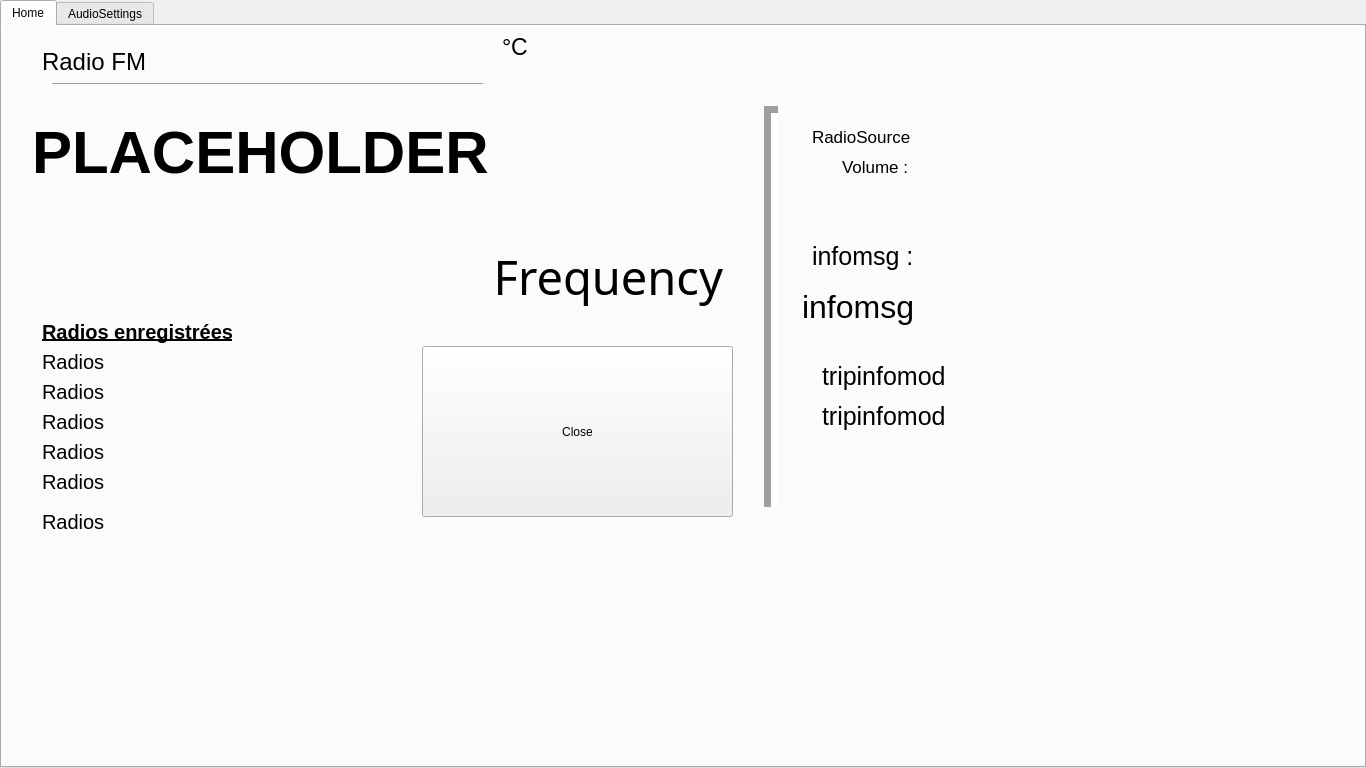
<?xml version="1.0" encoding="UTF-8"?>
<ui version="4.0">
 <class>MainWindow</class>
 <widget class="QMainWindow" name="MainWindow">
  <property name="geometry">
   <rect>
    <x>0</x>
    <y>0</y>
    <width>1366</width>
    <height>768</height>
   </rect>
  </property>
  <property name="windowTitle">
   <string>MainWindow</string>
  </property>
  <property name="styleSheet">
   <string notr="true"/>
  </property>
  <property name="tabShape">
   <enum>QTabWidget::Triangular</enum>
  </property>
  <widget class="QWidget" name="centralwidget">
   <widget class="QTabWidget" name="tabWidget">
    <property name="geometry">
     <rect>
      <x>0</x>
      <y>0</y>
      <width>1366</width>
      <height>768</height>
     </rect>
    </property>
    <property name="sizePolicy">
     <sizepolicy hsizetype="Maximum" vsizetype="Maximum">
      <horstretch>0</horstretch>
      <verstretch>0</verstretch>
     </sizepolicy>
    </property>
    <property name="styleSheet">
     <string notr="true"/>
    </property>
    <property name="currentIndex">
     <number>0</number>
    </property>
    <property name="tabBarAutoHide">
     <bool>true</bool>
    </property>
    <widget class="QWidget" name="tab">
     <attribute name="title">
      <string>Home</string>
     </attribute>
     <widget class="QLabel" name="Temperature">
      <property name="geometry">
       <rect>
        <x>500</x>
        <y>10</y>
        <width>101</width>
        <height>21</height>
       </rect>
      </property>
      <property name="font">
       <font>
        <pointsize>17</pointsize>
       </font>
      </property>
      <property name="text">
       <string>°C</string>
      </property>
     </widget>
     <widget class="QLabel" name="RadioFreq">
      <property name="geometry">
       <rect>
        <x>480</x>
        <y>220</y>
        <width>241</width>
        <height>61</height>
       </rect>
      </property>
      <property name="font">
       <font>
        <family>Myanmar Text</family>
        <pointsize>35</pointsize>
       </font>
      </property>
      <property name="text">
       <string>Frequency</string>
      </property>
      <property name="alignment">
       <set>Qt::AlignRight|Qt::AlignTrailing|Qt::AlignVCenter</set>
      </property>
     </widget>
     <widget class="QLabel" name="RadioName">
      <property name="geometry">
       <rect>
        <x>30</x>
        <y>70</y>
        <width>501</width>
        <height>111</height>
       </rect>
      </property>
      <property name="font">
       <font>
        <pointsize>45</pointsize>
        <weight>75</weight>
        <bold>true</bold>
       </font>
      </property>
      <property name="text">
       <string>PLACEHOLDER</string>
      </property>
     </widget>
     <widget class="QLabel" name="RadioType">
      <property name="geometry">
       <rect>
        <x>40</x>
        <y>20</y>
        <width>321</width>
        <height>31</height>
       </rect>
      </property>
      <property name="font">
       <font>
        <pointsize>18</pointsize>
        <weight>50</weight>
        <bold>false</bold>
       </font>
      </property>
      <property name="text">
       <string>Radio FM</string>
      </property>
      <property name="scaledContents">
       <bool>true</bool>
      </property>
     </widget>
     <widget class="Line" name="line">
      <property name="geometry">
       <rect>
        <x>760</x>
        <y>80</y>
        <width>19</width>
        <height>401</height>
       </rect>
      </property>
      <property name="sizePolicy">
       <sizepolicy hsizetype="Fixed" vsizetype="Minimum">
        <horstretch>0</horstretch>
        <verstretch>0</verstretch>
       </sizepolicy>
      </property>
      <property name="font">
       <font>
        <pointsize>5</pointsize>
       </font>
      </property>
      <property name="lineWidth">
       <number>7</number>
      </property>
      <property name="orientation">
       <enum>Qt::Vertical</enum>
      </property>
     </widget>
     <widget class="Line" name="line_2">
      <property name="geometry">
       <rect>
        <x>50</x>
        <y>50</y>
        <width>431</width>
        <height>16</height>
       </rect>
      </property>
      <property name="orientation">
       <enum>Qt::Horizontal</enum>
      </property>
     </widget>
     <widget class="QLabel" name="label">
      <property name="geometry">
       <rect>
        <x>810</x>
        <y>200</y>
        <width>171</width>
        <height>61</height>
       </rect>
      </property>
      <property name="font">
       <font>
        <pointsize>19</pointsize>
       </font>
      </property>
      <property name="text">
       <string>infomsg :</string>
      </property>
     </widget>
     <widget class="QLabel" name="InfoMSG">
      <property name="geometry">
       <rect>
        <x>800</x>
        <y>250</y>
        <width>471</width>
        <height>61</height>
       </rect>
      </property>
      <property name="font">
       <font>
        <pointsize>24</pointsize>
       </font>
      </property>
      <property name="text">
       <string>infomsg</string>
      </property>
     </widget>
     <widget class="QLabel" name="label_2">
      <property name="geometry">
       <rect>
        <x>820</x>
        <y>320</y>
        <width>171</width>
        <height>61</height>
       </rect>
      </property>
      <property name="font">
       <font>
        <pointsize>19</pointsize>
       </font>
      </property>
      <property name="text">
       <string>tripinfomod</string>
      </property>
     </widget>
     <widget class="QLabel" name="tripInfoMode">
      <property name="geometry">
       <rect>
        <x>820</x>
        <y>360</y>
        <width>171</width>
        <height>61</height>
       </rect>
      </property>
      <property name="font">
       <font>
        <pointsize>19</pointsize>
       </font>
      </property>
      <property name="text">
       <string>tripinfomod</string>
      </property>
     </widget>
     <widget class="QPushButton" name="closebutton">
      <property name="geometry">
       <rect>
        <x>420</x>
        <y>320</y>
        <width>311</width>
        <height>171</height>
       </rect>
      </property>
      <property name="text">
       <string>Close</string>
      </property>
     </widget>
     <widget class="QLabel" name="label_3">
      <property name="geometry">
       <rect>
        <x>840</x>
        <y>130</y>
        <width>71</width>
        <height>21</height>
       </rect>
      </property>
      <property name="font">
       <font>
        <pointsize>13</pointsize>
       </font>
      </property>
      <property name="text">
       <string>Volume :</string>
      </property>
     </widget>
     <widget class="QLabel" name="Volume">
      <property name="geometry">
       <rect>
        <x>920</x>
        <y>130</y>
        <width>71</width>
        <height>21</height>
       </rect>
      </property>
      <property name="font">
       <font>
        <pointsize>13</pointsize>
       </font>
      </property>
      <property name="text">
       <string/>
      </property>
     </widget>
     <widget class="QLabel" name="RadioSource">
      <property name="geometry">
       <rect>
        <x>920</x>
        <y>100</y>
        <width>71</width>
        <height>21</height>
       </rect>
      </property>
      <property name="font">
       <font>
        <pointsize>13</pointsize>
       </font>
      </property>
      <property name="text">
       <string/>
      </property>
     </widget>
     <widget class="QLabel" name="label_14">
      <property name="geometry">
       <rect>
        <x>810</x>
        <y>100</y>
        <width>101</width>
        <height>21</height>
       </rect>
      </property>
      <property name="font">
       <font>
        <pointsize>13</pointsize>
       </font>
      </property>
      <property name="text">
       <string>RadioSource : </string>
      </property>
     </widget>
     <widget class="QLabel" name="label_12">
      <property name="geometry">
       <rect>
        <x>40</x>
        <y>290</y>
        <width>221</width>
        <height>31</height>
       </rect>
      </property>
      <property name="font">
       <font>
        <pointsize>15</pointsize>
        <weight>75</weight>
        <bold>true</bold>
        <underline>true</underline>
       </font>
      </property>
      <property name="text">
       <string>Radios enregistrées</string>
      </property>
     </widget>
     <widget class="QLabel" name="radioList0">
      <property name="geometry">
       <rect>
        <x>40</x>
        <y>320</y>
        <width>221</width>
        <height>31</height>
       </rect>
      </property>
      <property name="font">
       <font>
        <pointsize>15</pointsize>
        <weight>50</weight>
        <bold>false</bold>
        <underline>false</underline>
       </font>
      </property>
      <property name="text">
       <string>Radios </string>
      </property>
     </widget>
     <widget class="QLabel" name="radioList1">
      <property name="geometry">
       <rect>
        <x>40</x>
        <y>350</y>
        <width>221</width>
        <height>31</height>
       </rect>
      </property>
      <property name="font">
       <font>
        <pointsize>15</pointsize>
        <weight>50</weight>
        <bold>false</bold>
        <underline>false</underline>
       </font>
      </property>
      <property name="text">
       <string>Radios </string>
      </property>
     </widget>
     <widget class="QLabel" name="radioList2">
      <property name="geometry">
       <rect>
        <x>40</x>
        <y>380</y>
        <width>221</width>
        <height>31</height>
       </rect>
      </property>
      <property name="font">
       <font>
        <pointsize>15</pointsize>
        <weight>50</weight>
        <bold>false</bold>
        <underline>false</underline>
       </font>
      </property>
      <property name="text">
       <string>Radios </string>
      </property>
     </widget>
     <widget class="QLabel" name="radioList3">
      <property name="geometry">
       <rect>
        <x>40</x>
        <y>410</y>
        <width>221</width>
        <height>31</height>
       </rect>
      </property>
      <property name="font">
       <font>
        <pointsize>15</pointsize>
        <weight>50</weight>
        <bold>false</bold>
        <underline>false</underline>
       </font>
      </property>
      <property name="text">
       <string>Radios </string>
      </property>
     </widget>
     <widget class="QLabel" name="radioList4">
      <property name="geometry">
       <rect>
        <x>40</x>
        <y>440</y>
        <width>221</width>
        <height>31</height>
       </rect>
      </property>
      <property name="font">
       <font>
        <pointsize>15</pointsize>
        <weight>50</weight>
        <bold>false</bold>
        <underline>false</underline>
       </font>
      </property>
      <property name="text">
       <string>Radios </string>
      </property>
     </widget>
     <widget class="QLabel" name="radioList5">
      <property name="geometry">
       <rect>
        <x>40</x>
        <y>480</y>
        <width>221</width>
        <height>31</height>
       </rect>
      </property>
      <property name="font">
       <font>
        <pointsize>15</pointsize>
        <weight>50</weight>
        <bold>false</bold>
        <underline>false</underline>
       </font>
      </property>
      <property name="text">
       <string>Radios </string>
      </property>
     </widget>
    </widget>
    <widget class="QWidget" name="AudioSettings">
     <attribute name="title">
      <string>AudioSettings</string>
     </attribute>
     <widget class="QSlider" name="SliderBasses">
      <property name="geometry">
       <rect>
        <x>330</x>
        <y>110</y>
        <width>651</width>
        <height>22</height>
       </rect>
      </property>
      <property name="minimum">
       <number>-9</number>
      </property>
      <property name="maximum">
       <number>9</number>
      </property>
      <property name="orientation">
       <enum>Qt::Horizontal</enum>
      </property>
      <property name="tickPosition">
       <enum>QSlider::NoTicks</enum>
      </property>
     </widget>
     <widget class="QLabel" name="label_4">
      <property name="geometry">
       <rect>
        <x>200</x>
        <y>90</y>
        <width>111</width>
        <height>41</height>
       </rect>
      </property>
      <property name="font">
       <font>
        <pointsize>18</pointsize>
       </font>
      </property>
      <property name="text">
       <string>&lt;!DOCTYPE HTML PUBLIC &quot;-//W3C//DTD HTML 4.0//EN&quot; &quot;http://www.w3.org/TR/REC-html40/strict.dtd&quot;&gt;
&lt;html&gt;&lt;head&gt;&lt;meta name=&quot;qrichtext&quot; content=&quot;1&quot; /&gt;&lt;style type=&quot;text/css&quot;&gt;
p, li { white-space: pre-wrap; }
&lt;/style&gt;&lt;/head&gt;&lt;body style=&quot; font-family:'MS Shell Dlg 2'; font-size:18pt; font-weight:400; font-style:normal;&quot;&gt;
&lt;p style=&quot; margin-top:0px; margin-bottom:0px; margin-left:0px; margin-right:0px; -qt-block-indent:0; text-indent:0px;&quot;&gt;&lt;span style=&quot; font-size:24pt; color:#ffffff;&quot;&gt;Basses&lt;/span&gt;&lt;/p&gt;&lt;/body&gt;&lt;/html&gt;</string>
      </property>
     </widget>
     <widget class="QLabel" name="label_5">
      <property name="geometry">
       <rect>
        <x>220</x>
        <y>150</y>
        <width>91</width>
        <height>41</height>
       </rect>
      </property>
      <property name="text">
       <string>&lt;!DOCTYPE HTML PUBLIC &quot;-//W3C//DTD HTML 4.0//EN&quot; &quot;http://www.w3.org/TR/REC-html40/strict.dtd&quot;&gt;
&lt;html&gt;&lt;head&gt;&lt;meta name=&quot;qrichtext&quot; content=&quot;1&quot; /&gt;&lt;style type=&quot;text/css&quot;&gt;
p, li { white-space: pre-wrap; }
&lt;/style&gt;&lt;/head&gt;&lt;body style=&quot; font-family:'MS Shell Dlg 2'; font-size:8pt; font-weight:400; font-style:normal;&quot;&gt;
&lt;p style=&quot; margin-top:0px; margin-bottom:0px; margin-left:0px; margin-right:0px; -qt-block-indent:0; text-indent:0px;&quot;&gt;&lt;span style=&quot; font-size:24pt; color:#ffffff;&quot;&gt;Aigus&lt;/span&gt;&lt;/p&gt;&lt;/body&gt;&lt;/html&gt;</string>
      </property>
     </widget>
     <widget class="QSlider" name="SliderAigus">
      <property name="geometry">
       <rect>
        <x>340</x>
        <y>160</y>
        <width>641</width>
        <height>22</height>
       </rect>
      </property>
      <property name="minimum">
       <number>-9</number>
      </property>
      <property name="maximum">
       <number>9</number>
      </property>
      <property name="orientation">
       <enum>Qt::Horizontal</enum>
      </property>
      <property name="tickPosition">
       <enum>QSlider::NoTicks</enum>
      </property>
     </widget>
     <widget class="QSlider" name="frontRearBalance">
      <property name="geometry">
       <rect>
        <x>340</x>
        <y>250</y>
        <width>641</width>
        <height>22</height>
       </rect>
      </property>
      <property name="minimum">
       <number>-9</number>
      </property>
      <property name="maximum">
       <number>9</number>
      </property>
      <property name="orientation">
       <enum>Qt::Horizontal</enum>
      </property>
      <property name="tickPosition">
       <enum>QSlider::NoTicks</enum>
      </property>
     </widget>
     <widget class="QLabel" name="label_7">
      <property name="geometry">
       <rect>
        <x>190</x>
        <y>270</y>
        <width>131</width>
        <height>41</height>
       </rect>
      </property>
      <property name="text">
       <string>&lt;!DOCTYPE HTML PUBLIC &quot;-//W3C//DTD HTML 4.0//EN&quot; &quot;http://www.w3.org/TR/REC-html40/strict.dtd&quot;&gt;
&lt;html&gt;&lt;head&gt;&lt;meta name=&quot;qrichtext&quot; content=&quot;1&quot; /&gt;&lt;style type=&quot;text/css&quot;&gt;
p, li { white-space: pre-wrap; }
&lt;/style&gt;&lt;/head&gt;&lt;body style=&quot; font-family:'MS Shell Dlg 2'; font-size:8pt; font-weight:400; font-style:normal;&quot;&gt;
&lt;p style=&quot; margin-top:0px; margin-bottom:0px; margin-left:0px; margin-right:0px; -qt-block-indent:0; text-indent:0px;&quot;&gt;&lt;span style=&quot; font-size:24pt; color:#ffffff;&quot;&gt;Balances&lt;/span&gt;&lt;/p&gt;&lt;/body&gt;&lt;/html&gt;</string>
      </property>
     </widget>
     <widget class="QSlider" name="leftRightBalance">
      <property name="geometry">
       <rect>
        <x>340</x>
        <y>320</y>
        <width>631</width>
        <height>22</height>
       </rect>
      </property>
      <property name="minimum">
       <number>-9</number>
      </property>
      <property name="maximum">
       <number>9</number>
      </property>
      <property name="orientation">
       <enum>Qt::Horizontal</enum>
      </property>
      <property name="tickPosition">
       <enum>QSlider::NoTicks</enum>
      </property>
     </widget>
     <widget class="QLabel" name="label_8">
      <property name="geometry">
       <rect>
        <x>360</x>
        <y>200</y>
        <width>121</width>
        <height>31</height>
       </rect>
      </property>
      <property name="text">
       <string>&lt;!DOCTYPE HTML PUBLIC &quot;-//W3C//DTD HTML 4.0//EN&quot; &quot;http://www.w3.org/TR/REC-html40/strict.dtd&quot;&gt;
&lt;html&gt;&lt;head&gt;&lt;meta name=&quot;qrichtext&quot; content=&quot;1&quot; /&gt;&lt;style type=&quot;text/css&quot;&gt;
p, li { white-space: pre-wrap; }
&lt;/style&gt;&lt;/head&gt;&lt;body style=&quot; font-family:'MS Shell Dlg 2'; font-size:8pt; font-weight:400; font-style:normal;&quot;&gt;
&lt;p style=&quot; margin-top:0px; margin-bottom:0px; margin-left:0px; margin-right:0px; -qt-block-indent:0; text-indent:0px;&quot;&gt;&lt;span style=&quot; font-size:18pt; color:#ffffff;&quot;&gt;Loudness :&lt;/span&gt;&lt;/p&gt;&lt;/body&gt;&lt;/html&gt;</string>
      </property>
     </widget>
     <widget class="QCheckBox" name="Loudness">
      <property name="geometry">
       <rect>
        <x>480</x>
        <y>210</y>
        <width>21</width>
        <height>21</height>
       </rect>
      </property>
      <property name="text">
       <string/>
      </property>
     </widget>
     <widget class="QLabel" name="label_6">
      <property name="geometry">
       <rect>
        <x>340</x>
        <y>240</y>
        <width>47</width>
        <height>13</height>
       </rect>
      </property>
      <property name="text">
       <string>Arrière</string>
      </property>
     </widget>
     <widget class="QLabel" name="label_9">
      <property name="geometry">
       <rect>
        <x>940</x>
        <y>240</y>
        <width>47</width>
        <height>13</height>
       </rect>
      </property>
      <property name="text">
       <string>Avant</string>
      </property>
     </widget>
     <widget class="QLabel" name="label_10">
      <property name="geometry">
       <rect>
        <x>930</x>
        <y>300</y>
        <width>47</width>
        <height>20</height>
       </rect>
      </property>
      <property name="text">
       <string>Gauche</string>
      </property>
     </widget>
     <widget class="QLabel" name="label_11">
      <property name="geometry">
       <rect>
        <x>340</x>
        <y>310</y>
        <width>47</width>
        <height>13</height>
       </rect>
      </property>
      <property name="text">
       <string>Droite</string>
      </property>
     </widget>
     <widget class="QLabel" name="label_13">
      <property name="geometry">
       <rect>
        <x>350</x>
        <y>460</y>
        <width>171</width>
        <height>31</height>
       </rect>
      </property>
      <property name="text">
       <string>&lt;!DOCTYPE HTML PUBLIC &quot;-//W3C//DTD HTML 4.0//EN&quot; &quot;http://www.w3.org/TR/REC-html40/strict.dtd&quot;&gt;
&lt;html&gt;&lt;head&gt;&lt;meta name=&quot;qrichtext&quot; content=&quot;1&quot; /&gt;&lt;style type=&quot;text/css&quot;&gt;
p, li { white-space: pre-wrap; }
&lt;/style&gt;&lt;/head&gt;&lt;body style=&quot; font-family:'MS Shell Dlg 2'; font-size:8pt; font-weight:400; font-style:normal;&quot;&gt;
&lt;p style=&quot; margin-top:0px; margin-bottom:0px; margin-left:0px; margin-right:0px; -qt-block-indent:0; text-indent:0px;&quot;&gt;&lt;span style=&quot; font-size:18pt; color:#ffffff;&quot;&gt;Equalizer :&lt;/span&gt;&lt;/p&gt;&lt;/body&gt;&lt;/html&gt;</string>
      </property>
     </widget>
     <widget class="QLabel" name="Type_Equalizer">
      <property name="geometry">
       <rect>
        <x>590</x>
        <y>460</y>
        <width>101</width>
        <height>31</height>
       </rect>
      </property>
      <property name="text">
       <string>&lt;!DOCTYPE HTML PUBLIC &quot;-//W3C//DTD HTML 4.0//EN&quot; &quot;http://www.w3.org/TR/REC-html40/strict.dtd&quot;&gt;
&lt;html&gt;&lt;head&gt;&lt;meta name=&quot;qrichtext&quot; content=&quot;1&quot; /&gt;&lt;style type=&quot;text/css&quot;&gt;
p, li { white-space: pre-wrap; }
&lt;/style&gt;&lt;/head&gt;&lt;body style=&quot; font-family:'MS Shell Dlg 2'; font-size:8pt; font-weight:400; font-style:normal;&quot;&gt;
&lt;p style=&quot; margin-top:0px; margin-bottom:0px; margin-left:0px; margin-right:0px; -qt-block-indent:0; text-indent:0px;&quot;&gt;&lt;span style=&quot; font-size:18pt; color:#ffffff;&quot;&gt;Type&lt;/span&gt;&lt;/p&gt;&lt;/body&gt;&lt;/html&gt;</string>
      </property>
     </widget>
     <widget class="QCheckBox" name="automaticVolume">
      <property name="geometry">
       <rect>
        <x>700</x>
        <y>210</y>
        <width>21</width>
        <height>21</height>
       </rect>
      </property>
      <property name="text">
       <string/>
      </property>
     </widget>
     <widget class="QLabel" name="label_15">
      <property name="geometry">
       <rect>
        <x>550</x>
        <y>200</y>
        <width>151</width>
        <height>31</height>
       </rect>
      </property>
      <property name="text">
       <string>&lt;!DOCTYPE HTML PUBLIC &quot;-//W3C//DTD HTML 4.0//EN&quot; &quot;http://www.w3.org/TR/REC-html40/strict.dtd&quot;&gt;
&lt;html&gt;&lt;head&gt;&lt;meta name=&quot;qrichtext&quot; content=&quot;1&quot; /&gt;&lt;style type=&quot;text/css&quot;&gt;
p, li { white-space: pre-wrap; }
&lt;/style&gt;&lt;/head&gt;&lt;body style=&quot; font-family:'MS Shell Dlg 2'; font-size:8pt; font-weight:400; font-style:normal;&quot;&gt;
&lt;p style=&quot; margin-top:0px; margin-bottom:0px; margin-left:0px; margin-right:0px; -qt-block-indent:0; text-indent:0px;&quot;&gt;&lt;span style=&quot; font-size:18pt; color:#ffffff;&quot;&gt;Auto volume :&lt;/span&gt;&lt;/p&gt;&lt;/body&gt;&lt;/html&gt;</string>
      </property>
     </widget>
     <widget class="QLabel" name="equalizer">
      <property name="geometry">
       <rect>
        <x>220</x>
        <y>480</y>
        <width>81</width>
        <height>21</height>
       </rect>
      </property>
      <property name="font">
       <font>
        <pointsize>9</pointsize>
       </font>
      </property>
      <property name="text">
       <string/>
      </property>
     </widget>
    </widget>
   </widget>
  </widget>
 </widget>
 <resources/>
 <connections/>
</ui>
